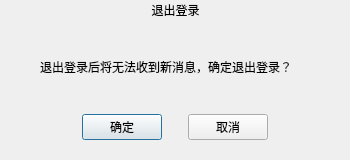
<?xml version="1.0" encoding="UTF-8"?>
<ui version="4.0">
 <class>TNExitLoginConfirmDialog</class>
 <widget class="QDialog" name="TNExitLoginConfirmDialog">
  <property name="geometry">
   <rect>
    <x>0</x>
    <y>0</y>
    <width>350</width>
    <height>160</height>
   </rect>
  </property>
  <property name="minimumSize">
   <size>
    <width>350</width>
    <height>160</height>
   </size>
  </property>
  <property name="maximumSize">
   <size>
    <width>350</width>
    <height>181</height>
   </size>
  </property>
  <property name="windowTitle">
   <string>Dialog</string>
  </property>
  <layout class="QVBoxLayout" name="verticalLayout_2">
   <property name="spacing">
    <number>0</number>
   </property>
   <property name="leftMargin">
    <number>0</number>
   </property>
   <property name="topMargin">
    <number>0</number>
   </property>
   <property name="rightMargin">
    <number>0</number>
   </property>
   <property name="bottomMargin">
    <number>20</number>
   </property>
   <item>
    <widget class="QWidget" name="exitConfirmTitleWidget" native="true">
     <property name="minimumSize">
      <size>
       <width>100</width>
       <height>20</height>
      </size>
     </property>
     <layout class="QHBoxLayout" name="horizontalLayout_3">
      <property name="spacing">
       <number>0</number>
      </property>
      <property name="leftMargin">
       <number>1</number>
      </property>
      <property name="topMargin">
       <number>0</number>
      </property>
      <property name="rightMargin">
       <number>0</number>
      </property>
      <property name="bottomMargin">
       <number>0</number>
      </property>
      <item>
       <layout class="QHBoxLayout" name="horizontalLayout_2" stretch="1">
        <property name="spacing">
         <number>0</number>
        </property>
        <item>
         <widget class="QLabel" name="confirmTitleLabel">
          <property name="text">
           <string>退出登录</string>
          </property>
          <property name="alignment">
           <set>Qt::AlignCenter</set>
          </property>
          <property name="indent">
           <number>0</number>
          </property>
         </widget>
        </item>
       </layout>
      </item>
     </layout>
    </widget>
   </item>
   <item>
    <layout class="QVBoxLayout" name="verticalLayout">
     <item>
      <spacer name="verticalSpacer">
       <property name="orientation">
        <enum>Qt::Vertical</enum>
       </property>
       <property name="sizeType">
        <enum>QSizePolicy::Fixed</enum>
       </property>
       <property name="sizeHint" stdset="0">
        <size>
         <width>20</width>
         <height>40</height>
        </size>
       </property>
      </spacer>
     </item>
     <item>
      <widget class="QLabel" name="tipsLabel">
       <property name="text">
        <string>退出登录后将无法收到新消息，确定退出登录？</string>
       </property>
       <property name="indent">
        <number>40</number>
       </property>
      </widget>
     </item>
     <item>
      <spacer name="verticalSpacer_2">
       <property name="orientation">
        <enum>Qt::Vertical</enum>
       </property>
       <property name="sizeType">
        <enum>QSizePolicy::Fixed</enum>
       </property>
       <property name="sizeHint" stdset="0">
        <size>
         <width>20</width>
         <height>40</height>
        </size>
       </property>
      </spacer>
     </item>
    </layout>
   </item>
   <item>
    <layout class="QHBoxLayout" name="horizontalLayout" stretch="1,0,0,0,1">
     <property name="spacing">
      <number>6</number>
     </property>
     <property name="rightMargin">
      <number>0</number>
     </property>
     <item>
      <spacer name="horizontalSpacer">
       <property name="orientation">
        <enum>Qt::Horizontal</enum>
       </property>
       <property name="sizeHint" stdset="0">
        <size>
         <width>40</width>
         <height>20</height>
        </size>
       </property>
      </spacer>
     </item>
     <item>
      <widget class="QPushButton" name="okButton">
       <property name="cursor">
        <cursorShape>PointingHandCursor</cursorShape>
       </property>
       <property name="text">
        <string>确定</string>
       </property>
      </widget>
     </item>
     <item>
      <spacer name="horizontalSpacer_2">
       <property name="orientation">
        <enum>Qt::Horizontal</enum>
       </property>
       <property name="sizeHint" stdset="0">
        <size>
         <width>20</width>
         <height>20</height>
        </size>
       </property>
      </spacer>
     </item>
     <item>
      <widget class="QPushButton" name="dialogCloseButton">
       <property name="cursor">
        <cursorShape>PointingHandCursor</cursorShape>
       </property>
       <property name="text">
        <string>取消</string>
       </property>
      </widget>
     </item>
     <item>
      <spacer name="horizontalSpacer_3">
       <property name="orientation">
        <enum>Qt::Horizontal</enum>
       </property>
       <property name="sizeHint" stdset="0">
        <size>
         <width>40</width>
         <height>20</height>
        </size>
       </property>
      </spacer>
     </item>
    </layout>
   </item>
  </layout>
 </widget>
 <resources/>
 <connections/>
</ui>
